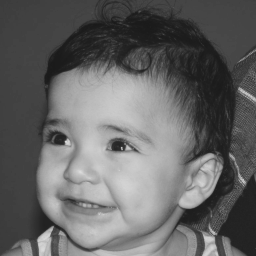
//> input picture terceira-unidade/biel.png, 256 x 256 px
$ ./covariancias biel.png   (built with g++ and OpenCV 4)
//> lines starting //> are read from the running program, lines starting //| are printed output that depends on the picture
//> further down, image is the input picture: 256 rows x 256 cols, CV_8UC1; min 26, max 219, mean 100.9
#include <iostream>
#include <opencv2/opencv.hpp>

using namespace cv;
using namespace std;

int co_Occurrance(Mat image, int inicioregiao_x, int inicioregiao_y,
                int fimregiao_x, int fimregiao_y){
//> called with inicioregiao_x = 50, inicioregiao_y = 50, fimregiao_x = 300, fimregiao_y = 300

    int inicio_regiao_x = inicioregiao_x, inicio_regiao_y = inicioregiao_y;
    int fim_regiao_x = fimregiao_x, fim_regiao_y = fimregiao_y;

    Mat imagem;
    image.copyTo(imagem);

    /*Normalizacao da imagem por N = 32*/
    uchar N = 128;
    imagem /= N;
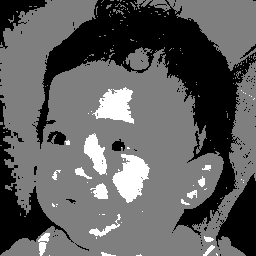
//> imagem: 256 rows x 256 cols, CV_8UC1; min 0, max 2, mean 0.752; drawn with min black and max white
    imagem *= N;

    imshow("imagem quantizada", imagem);
    waitKey();
    cout << inicio_regiao_x << endl << inicio_regiao_y << endl << fim_regiao_x << endl << fim_regiao_y << endl;

    //descomentar


    /*Primeiramente calculamos a matriz de co-ocorrencia da imagem original.
    A matriz de co-ocorrencia é uma matriz quadrada de tamanho RxR, onde
    R é o numero de tons de cinza da imagem, geralmente, após uma equalização*/
    int sumValues = 0;
    int aux_vector[256] = {};
    int aux = 0;
    /* Loop para contar o valor total dos valores da imagem*/
    for(int i = inicio_regiao_x; i < fim_regiao_x; i++){
        for(int j = inicio_regiao_y; j < fim_regiao_y; j++){
            sumValues = sumValues + imagem.at<uchar>(i,j);
            aux = imagem.at<uchar>(i,j);
            aux_vector[aux]++;
        }
    }
//> this loop made 250 passes
//> (sumValues, aux) on passes 1 to 3: (13440, 128), (25984, 128), (38528, 128)
//> after the loop, sumValues = 5342071; aux = 0; aux_vector = 256 values, max 34832 at index 128, min 0 at index 1, mean 244.1
    cout << sumValues << endl;
//| 5342071

    int R = 0;
    for(int i = 0; i < 255; i++){
        if(aux_vector != 0){
            R++;
        }
    }
//> after the loop, R = 255

    Mat co_occurance(Size(256, 256), CV_64FC1);
    co_occurance = 0;
    int aux_occurance_x = 0, aux_occurance_y = 0;

    int rows = co_occurance.rows;
    int cols = co_occurance.cols;

    /*Cálculo da matriz de co-ocorrencia: 0 graus p/ direita*/
    for(int i = inicio_regiao_x; i < fim_regiao_x; i++){
        for(int j = inicio_regiao_y; j < fim_regiao_y-1; j++){
            aux_occurance_x = imagem.at<uchar>(i,j);
            aux_occurance_y = imagem.at<uchar>(i,j+1);
            // [5 lines of commented-out code are left out]
            co_occurance.at<uchar>(aux_occurance_x,aux_occurance_y)++;
        }
    }
//> this loop made 250 passes
//> (aux_occurance_x, aux_occurance_y) on passes 1 to 3: (128, 128), (128, 128), (128, 128)
//> after the loop, aux_occurance_x = 0; aux_occurance_y = 0
    int width = co_occurance.cols;
//> width = 256
    int height = co_occurance.rows;
//> height = 256

    // [23 lines of commented-out code are left out]
    imshow("co-ocorrencia",co_occurance);
    waitKey();


    // [65 lines of commented-out code are left out]

    Mat probabilityTable(Size(256,256), CV_64FC1);
        for(int i = 0; i < width; i++){
             for(int j = 0; j < height; j++){
                 probabilityTable.at<uchar> (i,j) = co_occurance.at<uchar>(i,j)/sumValues;
         }
    }
//> probabilityTable: 256 rows x 256 cols, CV_64FC1; every value is 0

    // /* Feito isso, normalizamos a matriz de probabilidade pelo número de valores
    // diferentes na imagem original, R*/

    for(int i = 0; i < width; i++){
        for(int j = 0; j < height; j++){
            probabilityTable.at<uchar> (i,j) = probabilityTable.at<uchar>(i,j)/R;
        }
    }

    return 0;
}


int main(int argc, char** argv){

    Mat image;

    int inicioregiao_x = 50, fimregiao_x = 300;
    int inicioregiao_y = 50, fimregiao_y = 300;

    image = imread(argv[1],CV_LOAD_IMAGE_GRAYSCALE);
    imshow("imagem", image);

    if(!image.data){
        std::cout << "imagem nao carregou corretamente\n";
        return(-1);
    }

     co_Occurrance(image, inicioregiao_x, inicioregiao_y, fimregiao_x, fimregiao_y);


    return 0;
}
